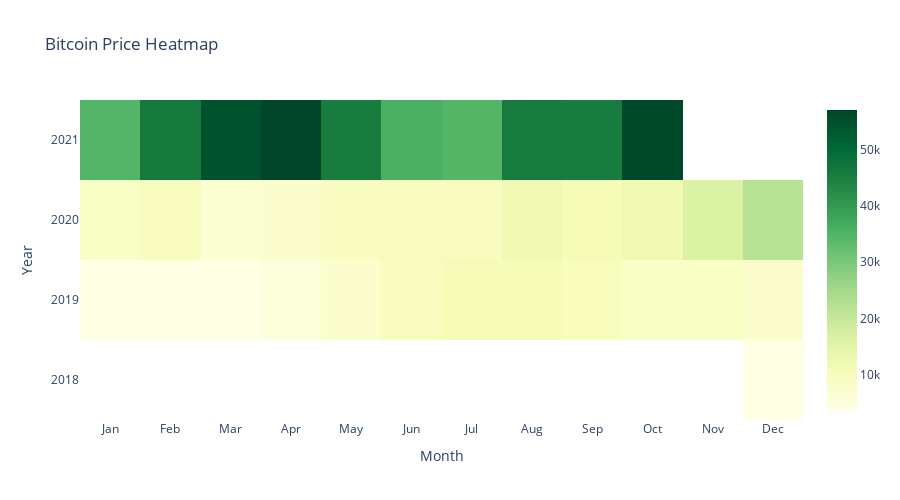

The cell this chart's notebook holds for it:
### Code cell
# BULL MARKET 3

monthly_avg = pd.DataFrame(bull3.groupby(['Year','Month'])['price'].mean())

fig = go.Figure()

fig.add_trace(
    go.Heatmap(
        x = df.columns, 
        y = df.index, 
        z = df.values, 
        colorscale = 'YlGn',
        hovertemplate = 'Average Price:%{z}',
        name = '')
)

fig.update_layout(title_text = 'Bitcoin Price Heatmap',
                  xaxis_title = 'Month',
                  yaxis_title = 'Year',
                  xaxis_type='category', 
                  yaxis_type = 'category',
                  height = 500,
                  xaxis = dict(
            tickvals=[1,2,3,4,5,6,7,8,9,10,11,12],
            ticktext = ['Jan', 'Feb', 'Mar', 'Apr', 'May', 'Jun',
                'Jul', 'Aug', 'Sep', 'Oct', 'Nov', 'Dec']),
                  plot_bgcolor='rgba(0,0,0,0)')
fig.show()

### Figure 1 — Plotly figure (JSON) as saved in the notebook; plotly's stock layout.template omitted (floating-point values rounded to 4 significant figures)
{"data": [{"colorscale": [[0, "rgb(255,255,229)"], [0.125, "rgb(247,252,185)"], [0.25, "rgb(217,240,163)"], [0.375, "rgb(173,221,142)"], [0.5, "rgb(120,198,121)"], [0.625, "rgb(65,171,93)"], [0.75, "rgb(35,132,67)"], [0.875, "rgb(0,104,55)"], [1, "rgb(0,69,41)"]], "hovertemplate": "Average Price:%{z}", "name": "", "type": "heatmap", "x": [1, 2, 3, 4, 5, 6, 7, 8, 9, 10, 11, 12], "y": [2018, 2019, 2020, 2021], "z": [[null, null, null, null, null, null, null, null, null, null, null, 3799.0], [3653.0, 3691.0, 3941.0, 5148.0, 7296.0, 9405.0, 10670.0, 10650.0, 9783.0, 8375.0, 8340.0, 7255.0], [8379.0, 9637.0, 6863.0, 7211.0, 9254.0, 9482.0, 9592.0, 11640.0, 10640.0, 11890.0, 16660.0, 21980.0], [34750.0, 46300.0, 54860.0, 57160.0, 45760.0, 35740.0, 34650.0, 46000.0, 45920.0, 56510.0, null, null]]}], "layout": {"height": 500, "plot_bgcolor": "rgba(0,0,0,0)", "title": {"text": "Bitcoin Price Heatmap"}, "xaxis": {"ticktext": ["Jan", "Feb", "Mar", "Apr", "May", "Jun", "Jul", "Aug", "Sep", "Oct", "Nov", "Dec"], "tickvals": [1, 2, 3, 4, 5, 6, 7, 8, 9, 10, 11, 12], "title": {"text": "Month"}, "type": "category"}, "yaxis": {"title": {"text": "Year"}, "type": "category"}}}
